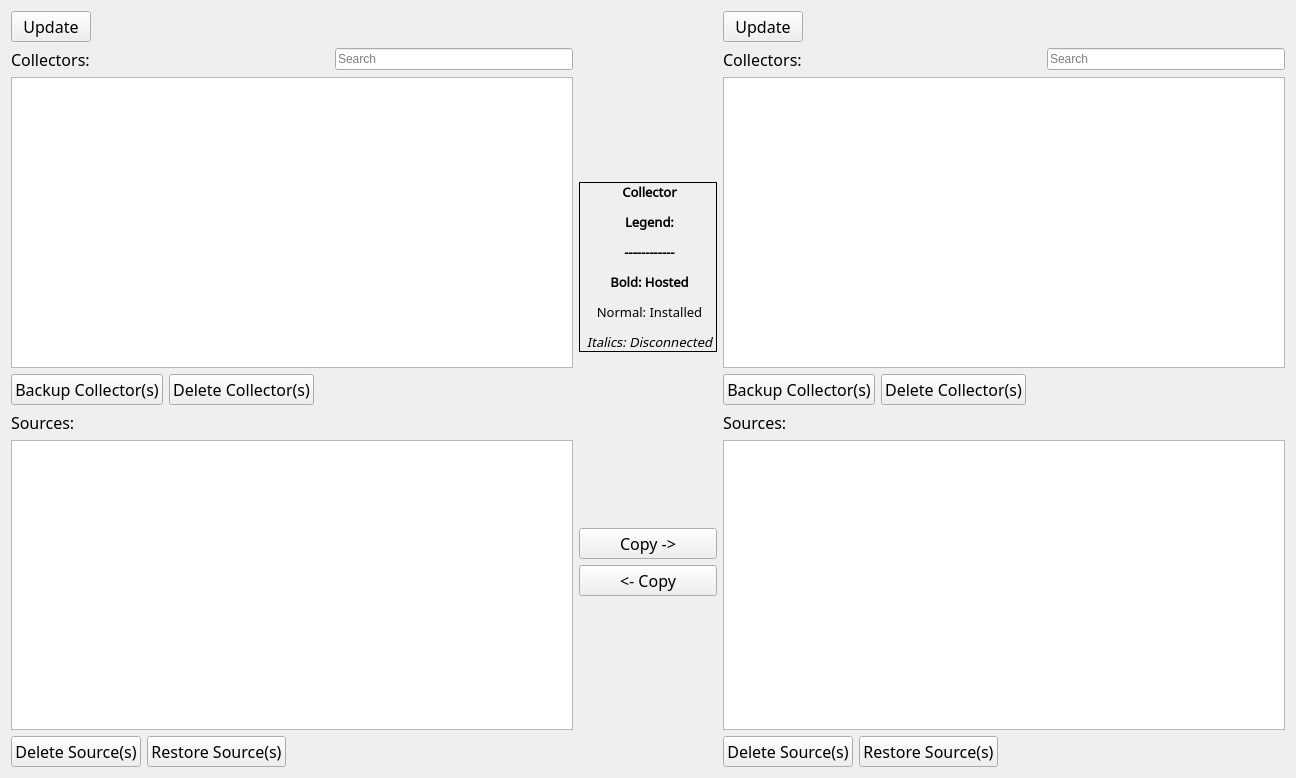
<?xml version="1.0" encoding="UTF-8"?>
<ui version="4.0">
 <class>Form</class>
 <widget class="QWidget" name="Form">
  <property name="geometry">
   <rect>
    <x>0</x>
    <y>0</y>
    <width>1296</width>
    <height>778</height>
   </rect>
  </property>
  <property name="windowTitle">
   <string>Form</string>
  </property>
  <layout class="QHBoxLayout" name="horizontalLayout">
   <item>
    <layout class="QVBoxLayout" name="verticalLayoutCollectorAllLeft">
     <item>
      <layout class="QHBoxLayout" name="horizontalLayoutContentUpdateLeft">
       <item>
        <widget class="QPushButton" name="pushButtonUpdateListLeft">
         <property name="font">
          <font>
           <family>Noto Sans Gothic</family>
           <pointsize>12</pointsize>
          </font>
         </property>
         <property name="contextMenuPolicy">
          <enum>Qt::NoContextMenu</enum>
         </property>
         <property name="text">
          <string>Update</string>
         </property>
        </widget>
       </item>
       <item>
        <spacer name="horizontalSpacer">
         <property name="orientation">
          <enum>Qt::Horizontal</enum>
         </property>
         <property name="sizeHint" stdset="0">
          <size>
           <width>40</width>
           <height>20</height>
          </size>
         </property>
        </spacer>
       </item>
      </layout>
     </item>
     <item>
      <layout class="QHBoxLayout" name="horizontalLayoutCollectorLabelLeft">
       <item>
        <widget class="QLabel" name="labelCollectorsLeft">
         <property name="font">
          <font>
           <family>Noto Sans Gothic</family>
           <pointsize>12</pointsize>
          </font>
         </property>
         <property name="text">
          <string>Collectors:</string>
         </property>
        </widget>
       </item>
       <item>
        <spacer name="horizontalSpacer_4">
         <property name="orientation">
          <enum>Qt::Horizontal</enum>
         </property>
         <property name="sizeHint" stdset="0">
          <size>
           <width>40</width>
           <height>20</height>
          </size>
         </property>
        </spacer>
       </item>
       <item>
        <widget class="QLineEdit" name="lineEditCollectorSearchLeft">
         <property name="placeholderText">
          <string>Search</string>
         </property>
        </widget>
       </item>
      </layout>
     </item>
     <item>
      <widget class="QListWidget" name="listWidgetCollectorsLeft">
       <property name="font">
        <font>
         <family>Waree</family>
         <pointsize>12</pointsize>
        </font>
       </property>
       <property name="contextMenuPolicy">
        <enum>Qt::NoContextMenu</enum>
       </property>
       <property name="horizontalScrollBarPolicy">
        <enum>Qt::ScrollBarAsNeeded</enum>
       </property>
       <property name="editTriggers">
        <set>QAbstractItemView::NoEditTriggers</set>
       </property>
       <property name="alternatingRowColors">
        <bool>true</bool>
       </property>
       <property name="selectionMode">
        <enum>QAbstractItemView::ExtendedSelection</enum>
       </property>
       <property name="sortingEnabled">
        <bool>true</bool>
       </property>
      </widget>
     </item>
     <item>
      <layout class="QHBoxLayout" name="horizontalLayoutCollectorButtonsLeft">
       <item>
        <widget class="QPushButton" name="pushButtonBackupCollectorLeft">
         <property name="font">
          <font>
           <family>Noto Sans Gothic</family>
           <pointsize>12</pointsize>
          </font>
         </property>
         <property name="text">
          <string>Backup Collector(s)</string>
         </property>
        </widget>
       </item>
       <item>
        <widget class="QPushButton" name="pushButtonDeleteCollectorLeft">
         <property name="font">
          <font>
           <family>Noto Sans Gothic</family>
           <pointsize>12</pointsize>
          </font>
         </property>
         <property name="text">
          <string>Delete Collector(s)</string>
         </property>
        </widget>
       </item>
       <item>
        <spacer name="horizontalSpacer_3">
         <property name="orientation">
          <enum>Qt::Horizontal</enum>
         </property>
         <property name="sizeHint" stdset="0">
          <size>
           <width>40</width>
           <height>20</height>
          </size>
         </property>
        </spacer>
       </item>
      </layout>
     </item>
     <item>
      <layout class="QHBoxLayout" name="horizontalLayoutCollectorSourceLabelLeft">
       <item>
        <widget class="QLabel" name="labelSourcesLeft">
         <property name="font">
          <font>
           <family>Noto Sans Gothic</family>
           <pointsize>12</pointsize>
          </font>
         </property>
         <property name="text">
          <string>Sources:</string>
         </property>
        </widget>
       </item>
       <item>
        <spacer name="horizontalSpacer_5">
         <property name="orientation">
          <enum>Qt::Horizontal</enum>
         </property>
         <property name="sizeHint" stdset="0">
          <size>
           <width>40</width>
           <height>20</height>
          </size>
         </property>
        </spacer>
       </item>
      </layout>
     </item>
     <item>
      <widget class="QListWidget" name="listWidgetSourcesLeft">
       <property name="font">
        <font>
         <family>Waree</family>
         <pointsize>12</pointsize>
        </font>
       </property>
       <property name="editTriggers">
        <set>QAbstractItemView::NoEditTriggers</set>
       </property>
       <property name="alternatingRowColors">
        <bool>true</bool>
       </property>
       <property name="selectionMode">
        <enum>QAbstractItemView::ExtendedSelection</enum>
       </property>
       <property name="sortingEnabled">
        <bool>true</bool>
       </property>
      </widget>
     </item>
     <item>
      <layout class="QHBoxLayout" name="horizontalLayoutCollectorSourceButtonsLeft">
       <item>
        <widget class="QPushButton" name="pushButtonDeleteSourcesLeft">
         <property name="font">
          <font>
           <family>Noto Sans Gothic</family>
           <pointsize>12</pointsize>
          </font>
         </property>
         <property name="text">
          <string>Delete Source(s)</string>
         </property>
        </widget>
       </item>
       <item>
        <widget class="QPushButton" name="pushButtonRestoreSourcesLeft">
         <property name="font">
          <font>
           <family>Noto Sans Gothic</family>
           <pointsize>12</pointsize>
          </font>
         </property>
         <property name="text">
          <string>Restore Source(s)</string>
         </property>
        </widget>
       </item>
       <item>
        <spacer name="horizontalSpacer_6">
         <property name="orientation">
          <enum>Qt::Horizontal</enum>
         </property>
         <property name="sizeHint" stdset="0">
          <size>
           <width>40</width>
           <height>20</height>
          </size>
         </property>
        </spacer>
       </item>
      </layout>
     </item>
    </layout>
   </item>
   <item>
    <layout class="QVBoxLayout" name="verticalLayoutCollectorCentralButtons">
     <item>
      <spacer name="verticalSpacer_5">
       <property name="orientation">
        <enum>Qt::Vertical</enum>
       </property>
       <property name="sizeHint" stdset="0">
        <size>
         <width>20</width>
         <height>40</height>
        </size>
       </property>
      </spacer>
     </item>
     <item>
      <widget class="QLabel" name="labelCollectorLegend">
       <property name="sizePolicy">
        <sizepolicy hsizetype="Fixed" vsizetype="Fixed">
         <horstretch>0</horstretch>
         <verstretch>0</verstretch>
        </sizepolicy>
       </property>
       <property name="font">
        <font>
         <family>Noto Sans Gothic</family>
         <pointsize>10</pointsize>
         <weight>75</weight>
         <bold>true</bold>
        </font>
       </property>
       <property name="frameShape">
        <enum>QFrame::Box</enum>
       </property>
       <property name="text">
        <string>&lt;html&gt;&lt;head/&gt;&lt;body&gt;&lt;p align=&quot;center&quot;&gt;Collector&lt;/p&gt;&lt;p align=&quot;center&quot;&gt;Legend:&lt;/p&gt;&lt;p align=&quot;center&quot;&gt;------------&lt;/p&gt;&lt;p align=&quot;center&quot;&gt;Bold: Hosted&lt;/p&gt;&lt;p align=&quot;center&quot;&gt;&lt;span style=&quot; font-weight:400;&quot;&gt;Normal: Installed&lt;/span&gt;&lt;/p&gt;&lt;p align=&quot;center&quot;&gt;&lt;span style=&quot; font-weight:400; font-style:italic;&quot;&gt;Italics: Disconnected&lt;/span&gt;&lt;/p&gt;&lt;/body&gt;&lt;/html&gt;</string>
       </property>
      </widget>
     </item>
     <item>
      <spacer name="verticalSpacer_6">
       <property name="orientation">
        <enum>Qt::Vertical</enum>
       </property>
       <property name="sizeHint" stdset="0">
        <size>
         <width>20</width>
         <height>40</height>
        </size>
       </property>
      </spacer>
     </item>
     <item>
      <widget class="QPushButton" name="pushButtonCopySourcesLeftToRight">
       <property name="font">
        <font>
         <family>Noto Sans Gothic</family>
         <pointsize>12</pointsize>
        </font>
       </property>
       <property name="contextMenuPolicy">
        <enum>Qt::NoContextMenu</enum>
       </property>
       <property name="text">
        <string>Copy -&gt;</string>
       </property>
      </widget>
     </item>
     <item>
      <widget class="QPushButton" name="pushButtonCopySourcesRightToLeft">
       <property name="font">
        <font>
         <family>Noto Sans Gothic</family>
         <pointsize>12</pointsize>
        </font>
       </property>
       <property name="contextMenuPolicy">
        <enum>Qt::NoContextMenu</enum>
       </property>
       <property name="text">
        <string>&lt;- Copy</string>
       </property>
      </widget>
     </item>
     <item>
      <spacer name="verticalSpacer_7">
       <property name="orientation">
        <enum>Qt::Vertical</enum>
       </property>
       <property name="sizeHint" stdset="0">
        <size>
         <width>20</width>
         <height>40</height>
        </size>
       </property>
      </spacer>
     </item>
    </layout>
   </item>
   <item>
    <layout class="QVBoxLayout" name="verticalLayoutCollectorAllRight">
     <item>
      <layout class="QHBoxLayout" name="horizontalLayoutContentUpdateRight">
       <item>
        <widget class="QPushButton" name="pushButtonUpdateListRight">
         <property name="font">
          <font>
           <family>Noto Sans Gothic</family>
           <pointsize>12</pointsize>
          </font>
         </property>
         <property name="contextMenuPolicy">
          <enum>Qt::NoContextMenu</enum>
         </property>
         <property name="text">
          <string>Update</string>
         </property>
        </widget>
       </item>
       <item>
        <spacer name="horizontalSpacer_2">
         <property name="orientation">
          <enum>Qt::Horizontal</enum>
         </property>
         <property name="sizeHint" stdset="0">
          <size>
           <width>40</width>
           <height>20</height>
          </size>
         </property>
        </spacer>
       </item>
      </layout>
     </item>
     <item>
      <layout class="QHBoxLayout" name="horizontalLayoutCollectorLabelRIght">
       <item>
        <widget class="QLabel" name="labelCollectorsRight">
         <property name="font">
          <font>
           <family>Noto Sans Gothic</family>
           <pointsize>12</pointsize>
          </font>
         </property>
         <property name="text">
          <string>Collectors:</string>
         </property>
        </widget>
       </item>
       <item>
        <spacer name="horizontalSpacer_7">
         <property name="orientation">
          <enum>Qt::Horizontal</enum>
         </property>
         <property name="sizeHint" stdset="0">
          <size>
           <width>40</width>
           <height>20</height>
          </size>
         </property>
        </spacer>
       </item>
       <item>
        <widget class="QLineEdit" name="lineEditCollectorSearchRight">
         <property name="placeholderText">
          <string>Search</string>
         </property>
        </widget>
       </item>
      </layout>
     </item>
     <item>
      <widget class="QListWidget" name="listWidgetCollectorsRight">
       <property name="font">
        <font>
         <family>Waree</family>
         <pointsize>12</pointsize>
        </font>
       </property>
       <property name="contextMenuPolicy">
        <enum>Qt::NoContextMenu</enum>
       </property>
       <property name="editTriggers">
        <set>QAbstractItemView::NoEditTriggers</set>
       </property>
       <property name="alternatingRowColors">
        <bool>true</bool>
       </property>
       <property name="selectionMode">
        <enum>QAbstractItemView::ExtendedSelection</enum>
       </property>
       <property name="sortingEnabled">
        <bool>true</bool>
       </property>
      </widget>
     </item>
     <item>
      <layout class="QHBoxLayout" name="horizontalLayoutCollectorButtonsRight">
       <item>
        <widget class="QPushButton" name="pushButtonBackupCollectorRight">
         <property name="font">
          <font>
           <family>Noto Sans Gothic</family>
           <pointsize>12</pointsize>
          </font>
         </property>
         <property name="text">
          <string>Backup Collector(s)</string>
         </property>
        </widget>
       </item>
       <item>
        <widget class="QPushButton" name="pushButtonDeleteCollectorRight">
         <property name="font">
          <font>
           <family>Noto Sans Gothic</family>
           <pointsize>12</pointsize>
          </font>
         </property>
         <property name="text">
          <string>Delete Collector(s)</string>
         </property>
        </widget>
       </item>
       <item>
        <spacer name="horizontalSpacer_8">
         <property name="orientation">
          <enum>Qt::Horizontal</enum>
         </property>
         <property name="sizeHint" stdset="0">
          <size>
           <width>40</width>
           <height>20</height>
          </size>
         </property>
        </spacer>
       </item>
      </layout>
     </item>
     <item>
      <layout class="QHBoxLayout" name="horizontalLayoutCollectorSourceLabelRight">
       <item>
        <widget class="QLabel" name="labelSourcesRight">
         <property name="font">
          <font>
           <family>Noto Sans Gothic</family>
           <pointsize>12</pointsize>
          </font>
         </property>
         <property name="text">
          <string>Sources:</string>
         </property>
        </widget>
       </item>
       <item>
        <spacer name="horizontalSpacer_9">
         <property name="orientation">
          <enum>Qt::Horizontal</enum>
         </property>
         <property name="sizeHint" stdset="0">
          <size>
           <width>40</width>
           <height>20</height>
          </size>
         </property>
        </spacer>
       </item>
      </layout>
     </item>
     <item>
      <widget class="QListWidget" name="listWidgetSourcesRight">
       <property name="font">
        <font>
         <family>Waree</family>
         <pointsize>12</pointsize>
        </font>
       </property>
       <property name="contextMenuPolicy">
        <enum>Qt::NoContextMenu</enum>
       </property>
       <property name="editTriggers">
        <set>QAbstractItemView::NoEditTriggers</set>
       </property>
       <property name="alternatingRowColors">
        <bool>true</bool>
       </property>
       <property name="selectionMode">
        <enum>QAbstractItemView::ExtendedSelection</enum>
       </property>
       <property name="sortingEnabled">
        <bool>true</bool>
       </property>
      </widget>
     </item>
     <item>
      <layout class="QHBoxLayout" name="horizontalLayoutCollectorSourceButtonsRight">
       <item>
        <widget class="QPushButton" name="pushButtonDeleteSourcesRight">
         <property name="font">
          <font>
           <family>Noto Sans Gothic</family>
           <pointsize>12</pointsize>
          </font>
         </property>
         <property name="text">
          <string>Delete Source(s)</string>
         </property>
        </widget>
       </item>
       <item>
        <widget class="QPushButton" name="pushButtonRestoreSourcesRight">
         <property name="font">
          <font>
           <family>Noto Sans Gothic</family>
           <pointsize>12</pointsize>
          </font>
         </property>
         <property name="text">
          <string>Restore Source(s)</string>
         </property>
        </widget>
       </item>
       <item>
        <spacer name="horizontalSpacer_10">
         <property name="orientation">
          <enum>Qt::Horizontal</enum>
         </property>
         <property name="sizeHint" stdset="0">
          <size>
           <width>40</width>
           <height>20</height>
          </size>
         </property>
        </spacer>
       </item>
      </layout>
     </item>
    </layout>
   </item>
  </layout>
 </widget>
 <resources/>
 <connections/>
</ui>
